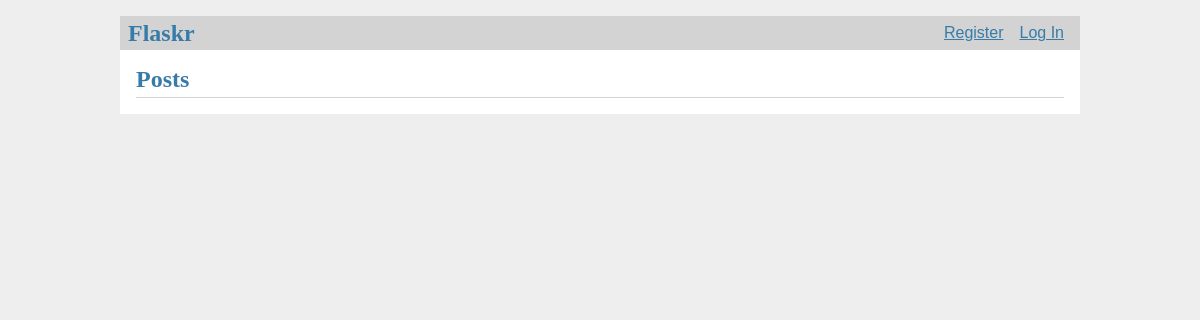
Before: / with the older database file.
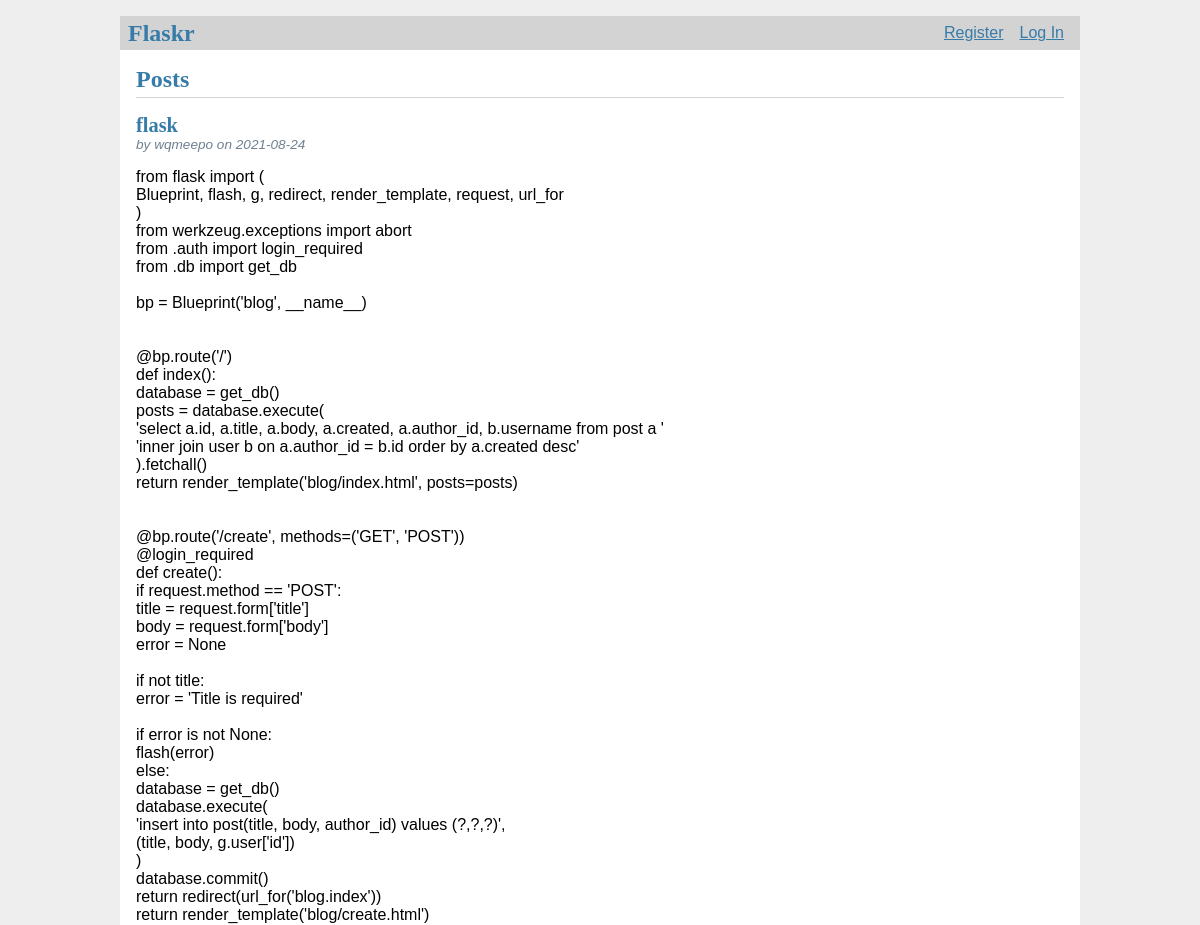
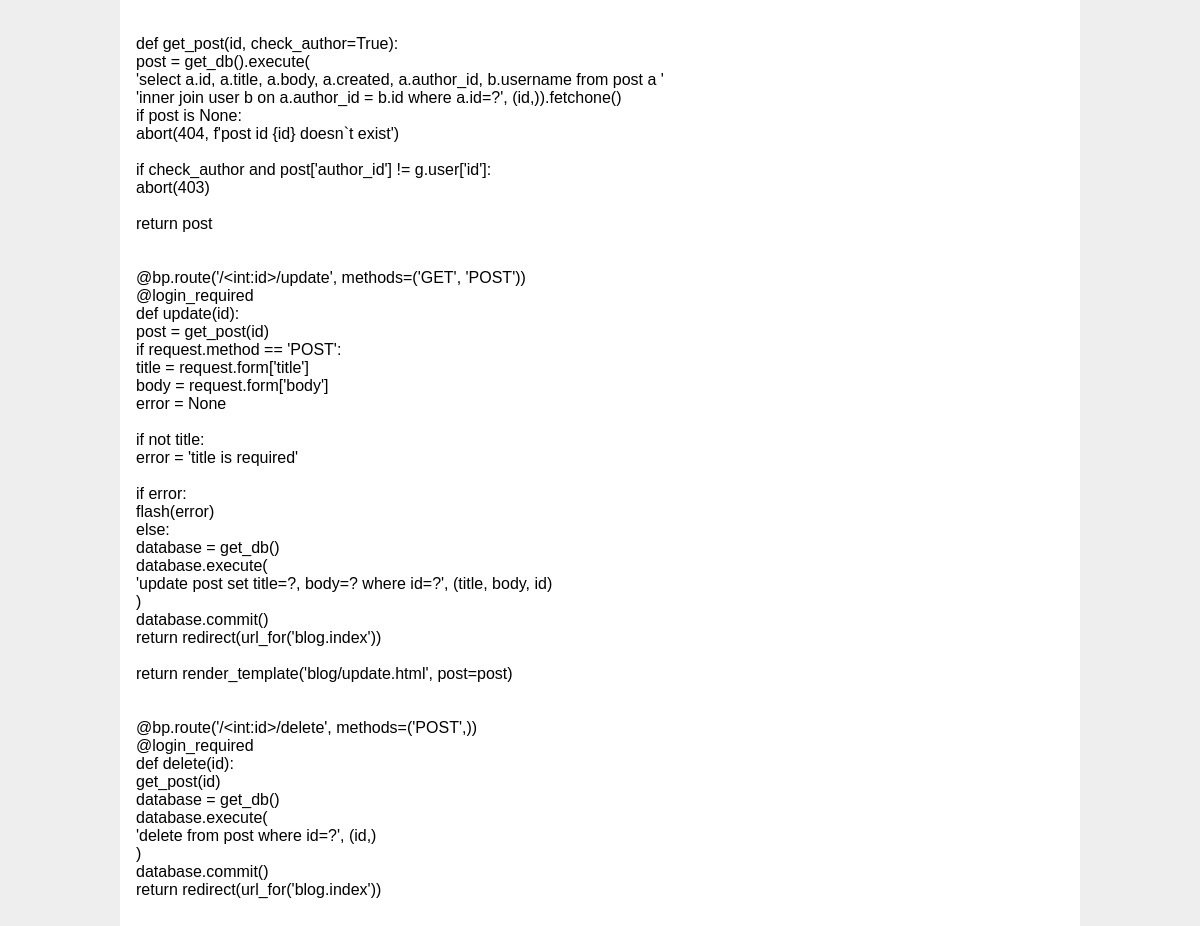
After: the same page with the newer database file (2 pictures, top to bottom).
### tables this page shows
CREATE TABLE post(
    id INTEGER PRIMARY KEY AUTOINCREMENT,
    author_id INTEGER NOT NULL,
    created TIMESTAMP NOT NULL DEFAULT CURRENT_TIMESTAMP,
    title TEXT NOT NULL,
    body TEXT NOT NULL,
    FOREIGN KEY (author_id) REFERENCES user (id)
);

CREATE TABLE user(
    id INTEGER PRIMARY KEY AUTOINCREMENT,
    username TEXT UNIQUE NOT NULL,
    password TEXT NOT NULL
);

### flaskr/blog.py (the view)
@bp.route('/')
def index():
    database = get_db()
    posts = database.execute(
        'select a.id, a.title, a.body, a.created, a.author_id, b.username from post a '
        'inner join user b on a.author_id = b.id order by a.created desc'
    ).fetchall()
    return render_template('blog/index.html', posts=posts)

### flaskr/auth.py (called while the page is built)
@bp.before_app_request
def load_logged_in_user():
    user_id = session.get('user_id')
    if user_id is None:
        g.user = None
    else:
        g.user = db.get_db().execute('select * from user where id = ?', (user_id,)).fetchone()

### flaskr/db.py (called while the page is built)
def get_db():
    if 'db' not in g:
        g.db = sqlite3.connect(
            current_app.config['DATABASE'],
            detect_types=sqlite3.PARSE_DECLTYPES
        )
        g.db.row_factory = sqlite3.Row
    return g.db

### templates/blog/index.html (shortened to what this page needs)
{% extends 'base.html' %}
{% block header %}
<h1>{% block title %}Posts{% endblock %}</h1>
{% endblock %}
{% block content %}
{% for post in posts %}
<article class="post">
    <header>
        <div>
            <h1>{{ post['title'] }}</h1>
            <div class="about">by {{ post['username'] }} on {{ post['created'].strftime('%Y-%m-%d') }}</div>
        </div>
    </header>
    <p class="body">{{ post['body'] }}</p>
</article>
{% endfor %}
{% endblock %}

### templates/base.html (shortened to what this page needs)
<!doctype html>
<link rel="stylesheet" href="{{ url_for('static', filename='style.css') }}">
<nav>
    <h1>Flaskr</h1>
    <ul>
        {% if g.user %}
        <li><span>{{ g.user['username'] }}</span>
        <li><a href="{{ url_for('auth.logout') }}">Log Out</a>
            {% else %}
        <li><a href="{{ url_for('auth.register') }}">Register</a>
        <li><a href="{{ url_for('auth.login') }}">Log In</a>
            {% endif %}
    </ul>
</nav>
<section class="content">
    <header>
        {% block header %}{% endblock %}
    </header>
    {% block content %}{% endblock %}
</section>

### flaskr/static/style.css (style rules this page uses)
h1, h2, h3, h4, h5, h6 { font-family: serif; color: #377ba8; margin: 1rem 0; }
a { color: #377ba8; }
nav { background: lightgray; display: flex; align-items: center; padding: 0 0.5rem; }
nav h1 { flex: auto; margin: 0; }
nav ul { display: flex; list-style: none; margin: 0; padding: 0; }
nav ul li a, nav ul li span, header .action { display: block; padding: 0.5rem; }
.content { padding: 0 1rem 1rem; }
.content > header { border-bottom: 1px solid lightgray; display: flex; align-items: flex-end; }
.content > header h1 { flex: auto; margin: 1rem 0 0.25rem 0; }
.post > header { display: flex; align-items: flex-end; font-size: 0.85em; }
.post > header > div:first-of-type { flex: auto; }
.post > header h1 { font-size: 1.5em; margin-bottom: 0; }
.post .about { color: slategray; font-style: italic; }
.post .body { white-space: pre-line; }
.content:last-child { margin-bottom: 0; }

Changed rows visible on the page:
added post: title "flask", username "wqmeepo", created "2021-08-24", body "from flask import ( Blueprint, flash, g, redirect, render_template, request, url_for ) from werkzeug.exceptions import abort from .auth import login_required from .db import get_db bp = Blueprint('blog', __name__) @bp.route('/') def index(): database = get_db() posts = database.execute( 'select a.id, a.title, a.body, a.created, a.author_id, b.username from post a ' 'inner join user b on a.author_id = b.id order by a.created desc' ).fetchall() return render_template('blog/index.html', posts=posts) @bp.route('/create', methods=('GET', 'POST')) @login_required def create(): if request.method == 'POST': title = request.form['title'] body = request.form['body'] error = None if not title: error =…"
